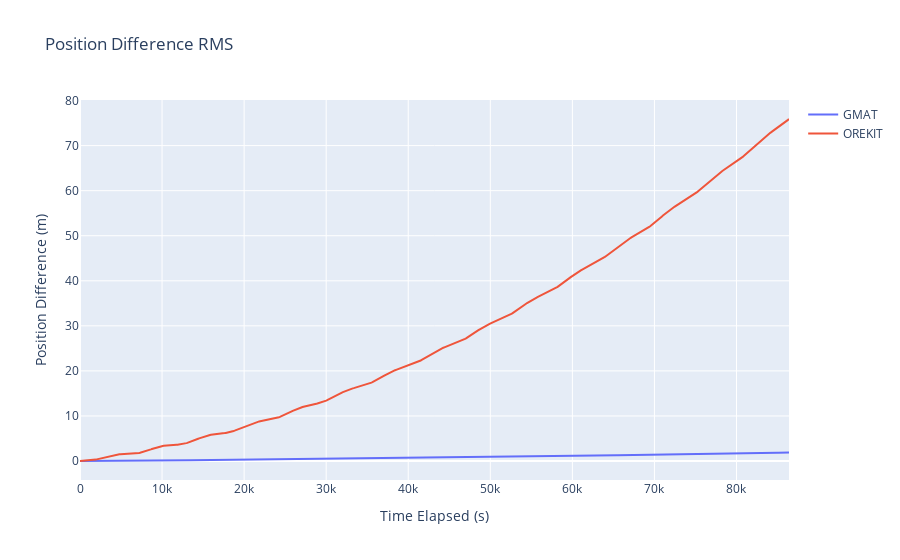

Here is the notebook cell this chart was saved with:
### Markdown cell above
Plot position error

### Code cell
orbit_df_RMS_position_list = [
    ostk_states_compared_df[list_ind][["Elapsed secs", "${\delta}x$"]]
    for list_ind in range(0, len(all_comparison_states))
]

figure = go.Figure()
figure.update_layout(title=f"Position Difference RMS", showlegend=True, height=1000)
figure.update_xaxes(title_text="Time Elapsed (s)")
figure.update_yaxes(title_text="Position Difference (m)")

for list_ind, orbit_df_RMS_position in enumerate(orbit_df_RMS_position_list):
    figure.add_trace(
        go.Scatter(
            x=orbit_df_RMS_position["Elapsed secs"],
            y=orbit_df_RMS_position["${\delta}x$"],
            name=legend_name_list[list_ind],
            mode="lines",
        )
    )

figure.show()

### Figure 1 — Plotly figure (JSON) as saved in the notebook; plotly's stock layout.template omitted (floating-point values rounded to 4 significant figures; data arrays with more than 128 entries replaced by an {"elided": "..."} marker saying what was removed)
{"data": [{"mode": "lines", "name": "GMAT", "type": "scatter", "x": {"elided": "721 float values"}, "y": {"elided": "721 float values"}}, {"mode": "lines", "name": "OREKIT", "type": "scatter", "x": {"elided": "721 int values"}, "y": {"elided": "721 float values"}}], "layout": {"autosize": true, "showlegend": true, "title": {"text": "Position Difference RMS"}, "xaxis": {"autorange": true, "range": [0, 86400.0], "title": {"text": "Time Elapsed (s)"}, "type": "linear"}, "yaxis": {"autorange": true, "range": [-4.217, 80.13], "title": {"text": "Position Difference (m)"}, "type": "linear"}}}
